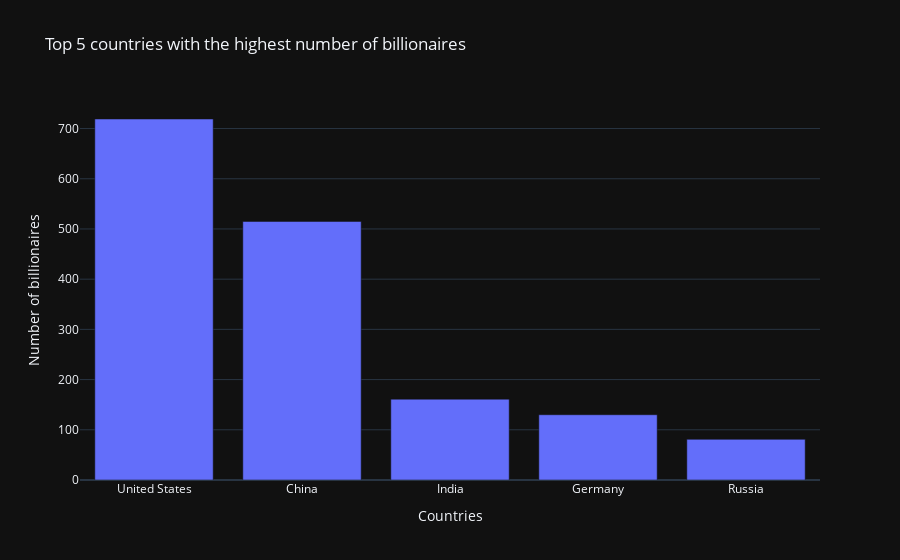

Notebook source saved alongside this figure:
### Markdown cell above
Let's look at the net worth of billionaires in the top 5 countries

### Code cell
pio.templates.default = "plotly_dark"
dfg = df['Country'].value_counts().head(5)
dfg
# plotting the bar-chart in plotly
import plotly.graph_objects as px
fig = px.Figure(data=[px.Bar(x=dfg.index, y=dfg)], layout=px.Layout(title='Top 5 countries with the highest number of billionaires'))
# adding labels
fig.update_xaxes(title_text='Countries')
fig.update_yaxes(title_text='Number of billionaires')
fig.show()

### Figure 1 — Plotly figure (JSON) as saved in the notebook; plotly's stock layout.template omitted (floating-point values rounded to 4 significant figures)
{"data": [{"type": "bar", "x": ["United States", "China", "India", "Germany", "Russia"], "y": [719, 515, 161, 130, 81]}], "layout": {"title": {"text": "Top 5 countries with the highest number of billionaires"}, "xaxis": {"title": {"text": "Countries"}}, "yaxis": {"title": {"text": "Number of billionaires"}}}}
